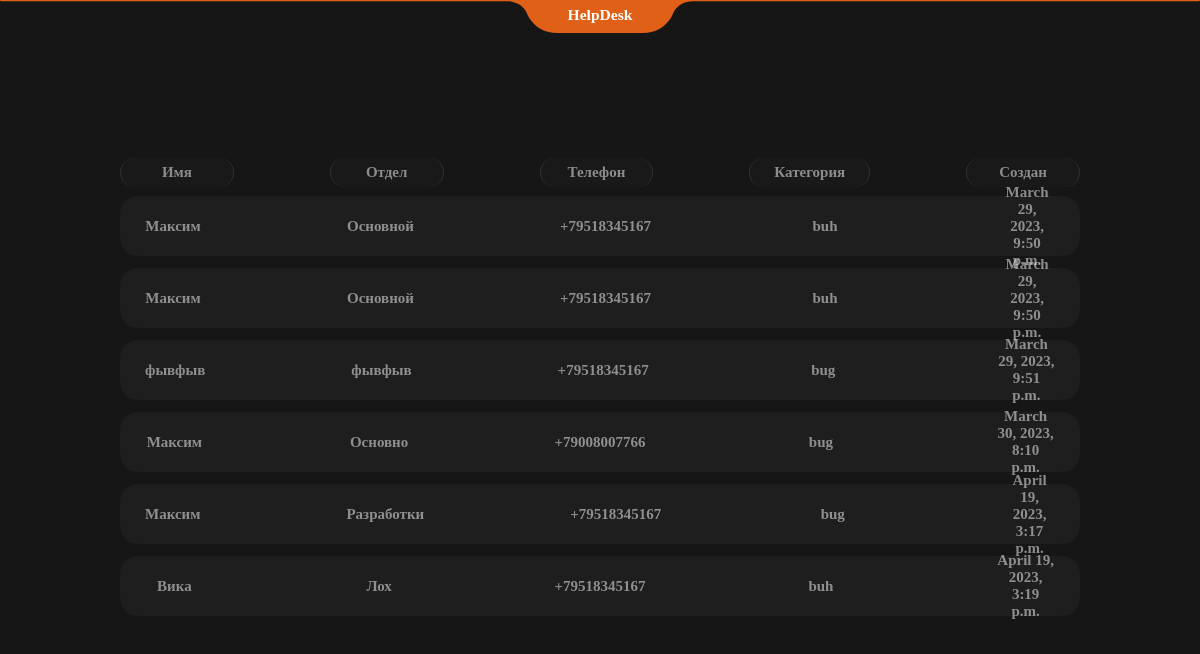
The page /tickets/ on the database its author committed.
### helpdesk/models.py (models this page shows, shortened)
class TicketModel(models.Model):
    username = models.CharField(max_length=100, default='default_user')
    departament = models.CharField(max_length=100, default='default_departament')
    phone = models.CharField(max_length=13, default='default_phone')
    category = models.CharField(max_length=64, default='uncategorized')
    created_at = models.DateTimeField(default=timezone.now)

### helpdesk/views.py (the view)
# urls.py: path('tickets/', tickets, name='tickets'),
def tickets(request):
    return render(request, 'tickets.html', {'tickets': TicketModel.objects.all()})

### templates/tickets.html (shortened to what this page needs)
{% extends "base.html" %}
{% load static %}
    {% block styles %}
        <link type="text/css" rel="stylesheet" href={% static "css/tickets.css" %}>
    {% endblock styles %}
{% block content %}
    <div class="tickets-background">
        <div class="tickets-header">
            <h1 class="tickets-header-text">Имя</h1>
            <h1 class="tickets-header-text">Отдел</h1>
            <h1 class="tickets-header-text">Телефон</h1>
            <h1 class="tickets-header-text">Категория</h1>
            <h1 class="tickets-header-text">Создан</h1>
        </div>
        {% for ticket in  tickets %}
            <div class="ticket">
                <h1 class="ticket-text">{{ ticket.username }}</h1>
                <h1 class="ticket-text">{{ ticket.departament }}</h1>
                <h1 class="ticket-text">{{ ticket.phone }}</h1>
                <h1 class="ticket-text">{{ ticket.category }}</h1>
                <h1 class="ticket-text">{{ ticket.created_at }}</h1>
            </div>
        {% endfor %}
    </div>
{% endblock content %}

### templates/base.html (shortened to what this page needs)
{% load static %}
<!DOCTYPE html>
<html lang="ru">
<head>
    <link type="text/css" rel="stylesheet" href={% static "css/base.css" %}>
    {% block styles %}
    {% endblock styles %}
</head>
<body>
<div id="header">
    <a class="header-brand" href={% url "send-form" %}>HelpDesk</a>
</div>
{% block content %}
{% endblock content %}
</body>
</html>

### helpdesk/static/css/base.css (style rules this page uses)
html, body { background: #161616; height: 100%; }
* { margin: 0; padding: 0; text-decoration: none; transition: all 0.1s; font-family: Calibri; font-weight: bolder; }
#header { width: 100%; position: fixed; top: 0; }
#header-img { width: 100%; height: 100%; }
.header-brand { color: #fff; font-size: 1.3vw; font-family: Calibri; font-weight: bolder; text-align: center; position: absolute; top: 0.5vw; left: 50%; transform: translateX(-50%); }

### helpdesk/static/css/tickets.css (style rules this page uses)
.tickets-background { width: 80%; height: 80%; left: 50%; top: 60%; transform: translate(-50%, -50%); position: relative; display: flex; flex-direction: column; flex-wrap: nowrap; align-items: center; justify-content: flex-start; gap: 1vw; }
.tickets-header { top: 0; position: relative; width: 100%; height: 2vw; border-radius: 1.5vw; display: flex; flex-direction: row; flex-wrap: nowrap; align-items: center; justify-content: space-between; gap: 10%; }
.tickets-header-text { color: rgba(255, 255, 255, 0.5); font-size: 15px; border-radius: 1.5vw; background: rgba(30, 30, 30, 0.56); border-left: solid 1px rgba(255, 255, 255, 0.1); border-right: solid 1px rgba(255, 255, 255, 0.1); padding: 0.5vw 2vw; position: relative; width: 20%; text-align: center; }
.ticket { width: 100%; height: 5vw; background: #1E1E1E; border-radius: 1.5vw; display: flex; flex-direction: row; flex-wrap: nowrap; align-items: center; justify-content: space-between; gap: 10%; }
.ticket-text { color: rgba(255, 255, 255, 0.5); font-size: 15px; border-left: solid 1px rgba(255, 255, 255, 0); border-right: solid 1px rgba(255, 255, 255, 0); border-radius: 1.5vw; padding: 0.5vw 2vw; position: relative; width: 20%; text-align: center; }

### rows shown on the page
TicketModel: username "Максим", departament "Основной", phone "+79518345167", category "buh", created_at "March 29, 2023, 9:50 p.m."
TicketModel: username "Максим", departament "Основной", phone "+79518345167", category "buh", created_at "March 29, 2023, 9:50 p.m."
TicketModel: username "фывфыв", departament "фывфыв", phone "+79518345167", category "bug", created_at "March 29, 2023, 9:51 p.m."
TicketModel: username "Максим", departament "Основно", phone "+79008007766", category "bug", created_at "March 30, 2023, 8:10 p.m."
TicketModel: username "Максим", departament "Разработки", phone "+79518345167", category "bug", created_at "April 19, 2023, 3:17 p.m."
TicketModel: username "Вика", departament "Лох", phone "+79518345167", category "buh", created_at "April 19, 2023, 3:19 p.m."
